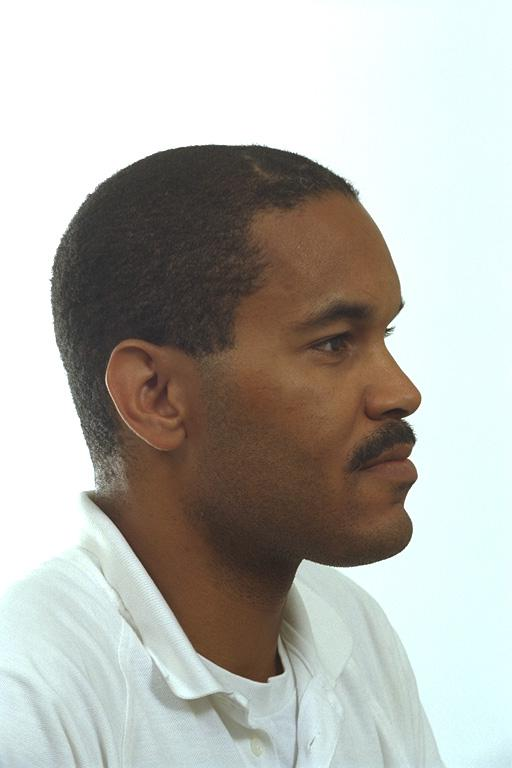
#> input picture data/face-original/1.jpg, 512 x 768 px; its folder holds only this picture in this run
$ jupyter execute --allow-errors main.ipynb   (older library calls are emulated)
#> lines starting #> are read from the running program, lines starting #| are printed output that depends on the picture
[cell 1]
import numpy as np
import pandas as pd
import matplotlib.pyplot as plt
from skimage import color
from skimage.filters import threshold_otsu
from skimage import filters
import glob

### Load dataset
We have two datasets we want. the first dataset consist of images that are skin samples with each image being an rgb with dimensions $35\times35$, this dataset has a total of $3\ 354$ images. The second dataset consist of images that are not skin samples with each image being an rgb image with dimensions $35\times35$. When the images are loaded they are converted from $RGB$ colourspace to $YCbCr$ colourspace. The motivation behind this is that in $YbCbCr$ colourspace the illumination component is only focused on a single component $Y$ while colour components are distributed over $Cb$ and $Cr$  components <br></br> the coversion formula is shown below. $$Y=0.299R+0.587G+0.11B$$ $$Cb=B-Y$$ $$Cr=R-Y$$

The $Y$ component is then dropped and only the $Cb$ and $Cr$ components are kept

[cell 2]
def loadSkinImages(path):
    i=0
    D=np.zeros((3354*35*35,2))
    for filename in glob.glob(path+'/*.jpg'):
        im=plt.imread(filename)
        im=color.rgb2ycbcr(im)
        D[i:i+35*35,0]=im[:,:,1].flatten()
        D[i:i+35*35,1]=im[:,:,2].flatten()
        i=i+35*35
    return D

def loadNotSkinImages(path):
#> in display, image is the input picture: shape (768, 512, 3); mean R, G, B 180.6, 180.2, 174.2
    i=0
    D=np.zeros((5590*35*35,2))
    for filename in glob.glob(path+'/*.jpg'): #assuming gif
        im=plt.imread(filename)
        im=color.rgb2ycbcr(im)
        D[i:i+35*35,0]=im[:,:,1].flatten()
        D[i:i+35*35,1]=im[:,:,2].flatten()
        i=i+35*35
    return D

[cell 3]
#this matrix contains Cb and Cr values column wise from skin dataset
X=loadSkinImages("../data/skin-data")
#this matrix contains Cb and Cr values column wise from not skin dataset
XC=loadNotSkinImages("../data/not-skin-data")

### Dataset processing
We want to be able to extract the mean vector and covariance matrix from dataset

[cell 4]
def getMean(data):
    return np.mean(data,axis=0)

def getStd(data):
    return np.std(data,axis=0)

def getCov(data):
    cov=np.cov(data.T)
    return cov

### Thresholding method
To perfom skin segmentation using a thresholding approach we use the loaded skin samples dataset to obtain a mean vector that represent $Cb$ and $Cb$ colour components from the sample images, we also obtain the standard deviation of the $2$ components. In order to segment a new input image we compute the euclidean distance of the corresponding channels from the mean vector, we then use a scalar multiple the norm of the standard deviation vector as a threshold values say $T$. We then segment as follows
 $$
    im(x,y)=\begin{cases}
      1 & if \ D(x,y)<T\\
      0 & otherwise\\
   \end{cases}
   $$
Before the thresholding process the image is smoothed using a gaussian filter where $\sigma=6$ in order to improve results.

[cell 5]
def thresholdSegmentation(image):
    f=image.copy()
    #image smoothing
    f=filters.gaussian(f,sigma=6,multichannel=True)
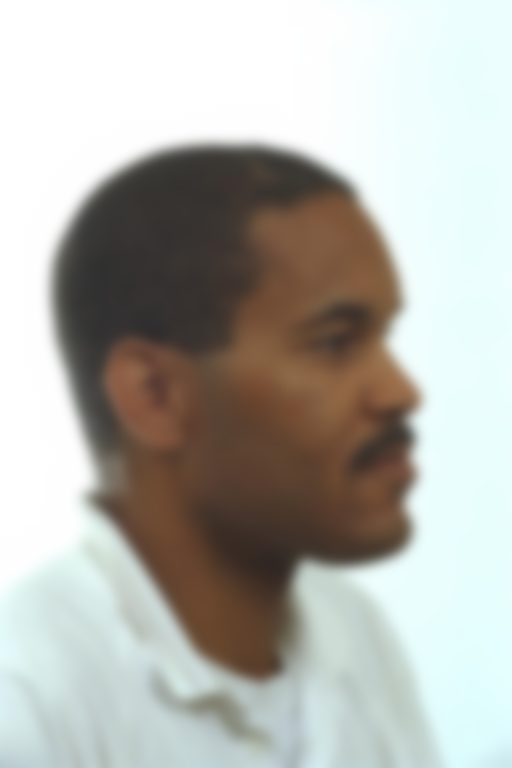
#> f: shape (768, 512, 3) float64; mean R, G, B 0.708, 0.707, 0.683
    #rgb to ycbcr
    ycbcrImage=color.rgb2ycbcr(f)
#> ycbcrImage: shape (768, 512, 3) float64; mean of channels 0, 1, 2 170.3, 125.3, 128.6

    #extract relevant channels discard y
    cb=ycbcrImage[:,:,1]
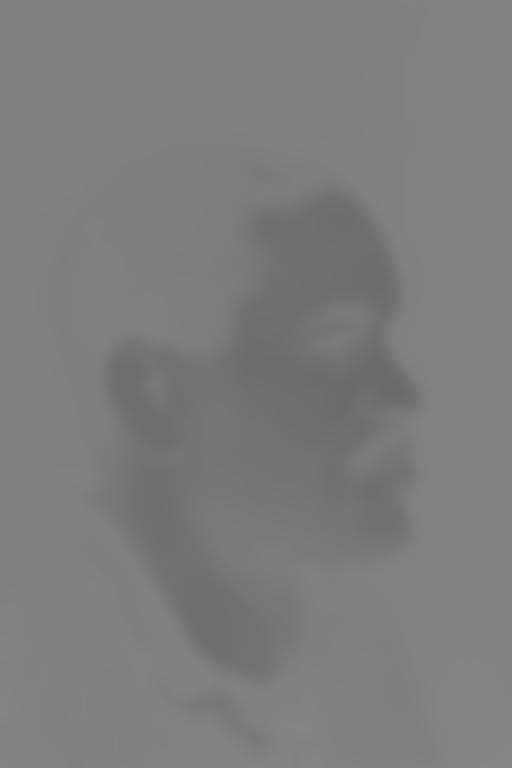
#> cb: shape (768, 512) float64; min 106.3, max 134.5, mean 125.3
    cr=ycbcrImage[:,:,2]
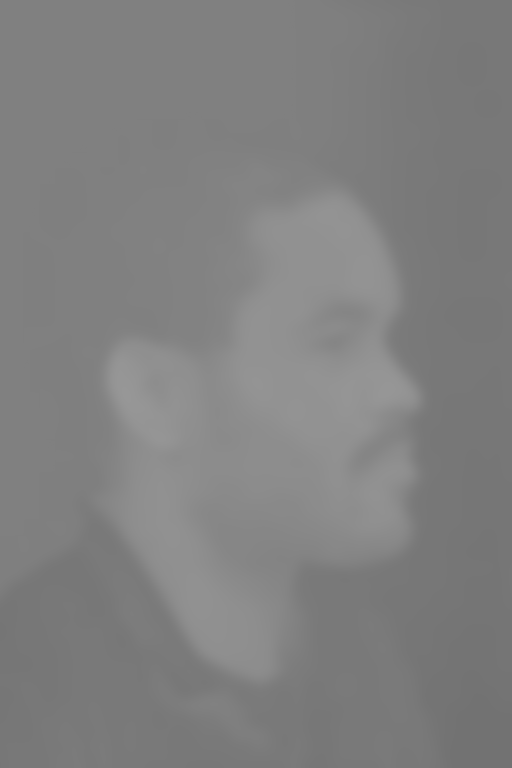
#> cr: shape (768, 512) float64; min 114.2, max 151.4, mean 128.6

    #mean vector cb,cr and standard deviation from skin samples stored in X
    mean=getMean(X)
    std=1.4*getStd(X)

    #subtract mean value
    cb=cb-mean[0]
    cr=cr-mean[1]
    d=np.sqrt(cb**2+cr**2)
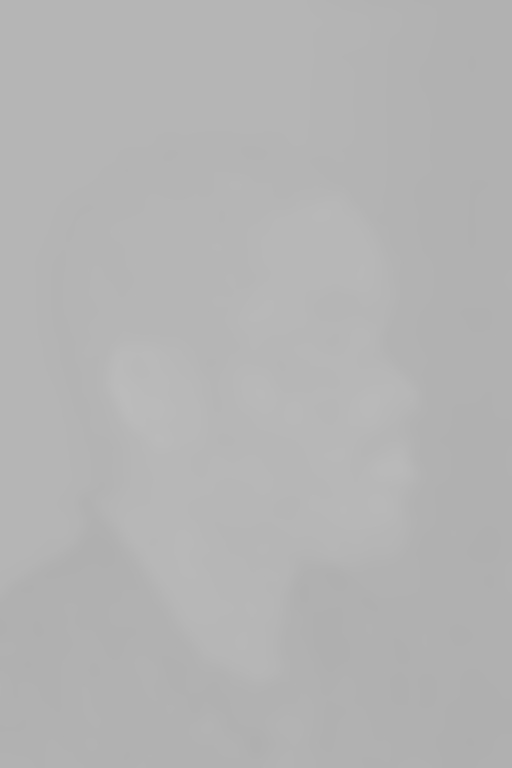
#> d: shape (768, 512) float64; min 174.9, max 187.4, mean 179.9
    t=np.sqrt(np.dot(std,std))

    result=np.zeros(cb.shape)

    #thresholding step
    idx=d<t
#> idx: shape (768, 512) bool; every value is 0
    result[idx]=1
    return result

### $K$-Means clustering
For skin segmentation using $k$ means clustering we treat the image as if there are only two objects in the image. These objects being human skin and any other object that is not human skin. Which means there are two clusters, $c_1$ human skin and $c_2$ not human skin. The initial cluster centers are set to be the mean vectors obtained from the skin samples and not skin samples. To obtain a binary image the following is done
 $$
    im(x,y)=\begin{cases}
      1 & if \ im(x,y)\in c_1\\
      0 & if \ im(x,y)\in c_2\\
   \end{cases}
   $$
before $k$ means clustering is perfomed the image is smoothed using a gaussian filter with $\sigma=6$

[cell 6]
# [50 lines left out: function kMeans, not called in this run]

### Gaussian skin color model
Starting off with a colour image the goal is to obtain a skin-likelihood image that can then be thresholded to segment human skin pixels from non human skin pixels. We use the multivariate normal distribution to model distribution of the distribution of human skin pixels. The mean vector and covariance matrix are obtained from the skin samples in dataset.
### $$p(x)=e^{-\frac{1}{2}(\boldsymbol x-\boldsymbol \mu)^T(\boldsymbol C^{-1})(\boldsymbol x-\boldsymbol \mu)}$$
where $\boldsymbol x=(cb,cr)^T$, $\mu=(\mu_{cb},\mu_{cr})$ and $\boldsymbol C$ is the covariance matrix. The input image is smoothed using a gaussian filter with $\sigma=6$ before any segmentation. The

[cell 7]
# [28 lines left out: function gaussianSegmentation, not called in this run]

### Testing on Face Images
We apply the above skin detection methods on face images.

[cell 8]
#display function for input and output immages
def display(mode,path):
    #save path
    save={"face-original/":"face-segmented","family-original/":"family-segmented"}

    if mode=="threshold":
        names=[i for i in range(1,4)]
        fig,axis=plt.subplots(3,2,figsize=(12,12))
        fig.suptitle("Original vs Thresholding skin segmentation")
        for i in range(3):
            for j in range(2):
                image=plt.imread("../data/"+path+str(names[i])+".jpg")
                binary=thresholdSegmentation(image)
#> binary: shape (768, 512) float64; every value is 0
                plt.imsave("../data/"+save[path]+"/"+str(names[i])+".jpg",binary,cmap="gray")
                axis[i,j].imshow(binary,cmap="gray")
            axis[i,0].imshow(image)
        plt.savefig("threshold.png")

    elif mode=="cluster":
        names=[i for i in range(4,7)]
        fig,axis=plt.subplots(3,2,figsize=(12,12))
        fig.suptitle("Original vs K-means clustering skin segmentation")
        for i in range(3):
            for j in range(2):
                image=plt.imread("../data/"+path+str(names[i])+".jpg")
                binary=kMeans(image)
                plt.imsave("../data/"+save[path]+"/"+str(names[i])+".jpg",binary,cmap="gray")
                axis[i,j].imshow(binary,cmap="gray")
            axis[i,0].imshow(image)
        plt.savefig("clustering.png")

    elif mode=="gaussian":
        names=[i for i in range(7,10)]
        fig,axis=plt.subplots(3,2,figsize=(12,12))
        fig.suptitle("Original vs Gaussian skin color model segmentation")
        for i in range(3):
            for j in range(2):
                image=plt.imread("../data/"+path+str(names[i])+".jpg")
                binary=gaussianSegmentation(image)
                plt.imsave("../data/"+save[path]+"/"+str(names[i])+".jpg",binary,cmap="gray")
                axis[i,j].imshow(binary,cmap="gray")
            axis[i,0].imshow(image)
        plt.savefig("gaussian.png")

#> (a cell that did not finish here is left out)

#> (a cell that did not finish here is left out)


#> (a cell that did not finish here is left out)


### Testing on Family photos
We apply the above skin detection methods on family images.

#> (a cell that did not finish here is left out)
